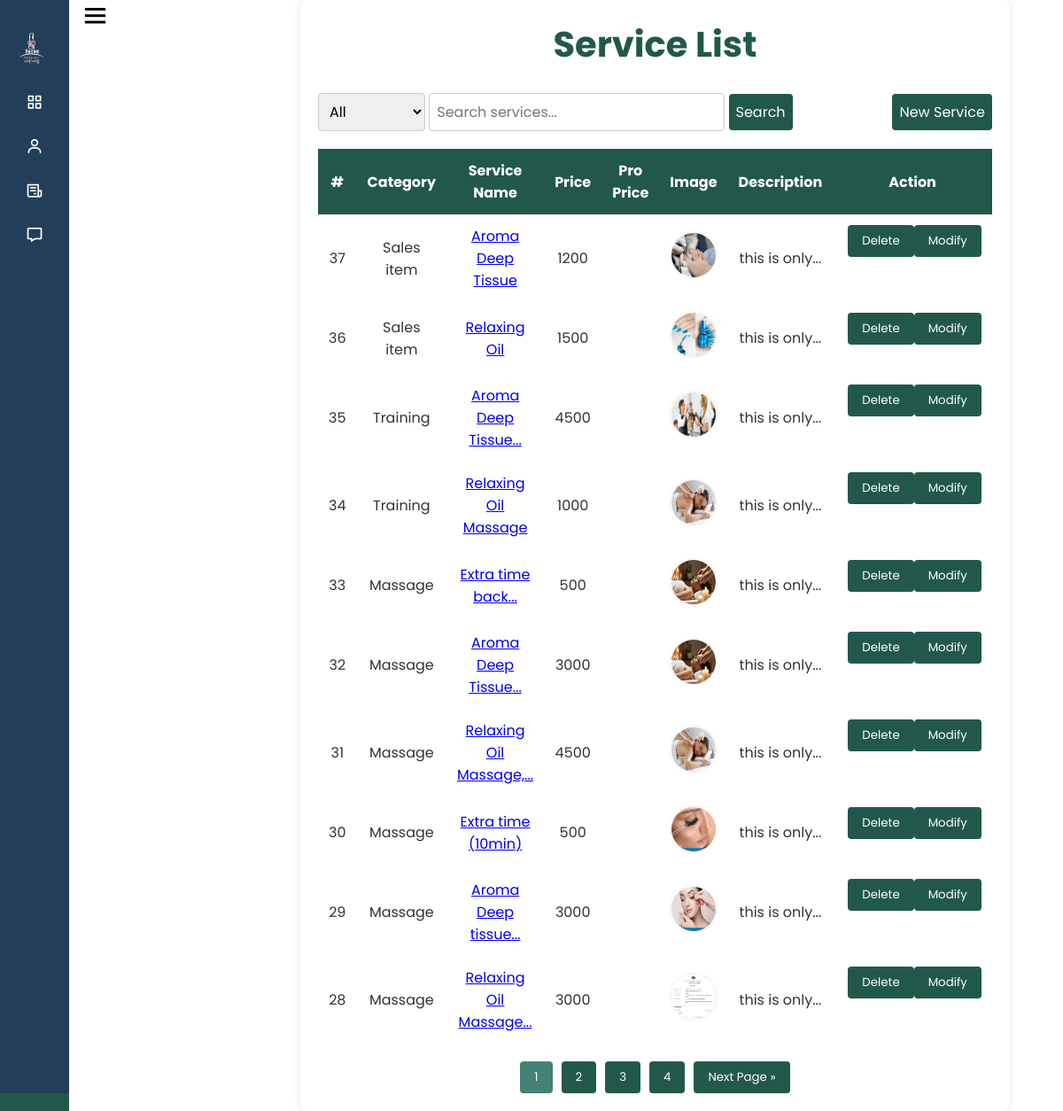
/service_list.php, run on the app's committed database.
### tables this page shows
CREATE TABLE IF NOT EXISTS `service_item` (
  `si_no` int(11) NOT NULL AUTO_INCREMENT,
  `si_cat` varchar(255) DEFAULT NULL,
  `si_service_name` varchar(50) NOT NULL,
  `si_price` int(11) NOT NULL,
  `si_promotion_price` int(11) DEFAULT NULL,
  `si_image1` varchar(255) DEFAULT NULL,
  `si_image2` varchar(255) DEFAULT NULL,
  `si_image3` varchar(255) DEFAULT NULL,
  `si_ext1` varchar(255) DEFAULT NULL,
  `si_ext2` varchar(255) DEFAULT NULL,
  `si_ext3` varchar(255) DEFAULT NULL,
  `si_description` text NOT NULL,
  `si_show` tinyint(1) DEFAULT '0',
  PRIMARY KEY (`si_no`)
);

### service_list.php (the view, shortened to what this page needs)
<?php
include 'common.php';
function truncateDescription($description, $wordLimit = 10) {
    $words = explode(' ', $description);
    if (count($words) > $wordLimit) {
        return implode(' ', array_slice($words, 0, $wordLimit)) . '...';
    }
    return $description;
}
function getEffectivePrice($service_no, $conn) {
    $stmt = $conn->prepare("
        SELECT p.p_s_date, p.p_e_date, p.status, si.si_price, ps.pro_s_price
        FROM promotion p
        JOIN pro_service ps ON p.p_no = ps.pro_p_no
        JOIN service_item si ON ps.pro_si_no = si.si_no
        WHERE ps.pro_si_no = ?
        LIMIT 1
    ");
    $stmt->bind_param("i", $service_no);
    $stmt->execute();
    $result = $stmt->get_result();
    return null;
}
?>
<!DOCTYPE html>
<html lang="en">
<head>
    <link rel="stylesheet" href="./css/service_list.css">
</head>
<body>
<?php include "side_bar.php"; ?>
<div class="container">
    <h1>Service List</h1>
    <br>
    <div class="header">
        <form method="GET" action="service_list.php">
            <select name="category">
                <option value="all">All</option>
            </select>
            <input type="text" name="search" id="search" placeholder="Search services..." oninput="validateSearchInput()">
            <button type="submit" style="color:22584b;">Search</button>
        </form>
        <a href="service_new.php"><button class="new-service">New Service</button></a>
    </div>
    <table>
        <thead>
            <tr>
                <th>#</th>
                <th>Category</th>
                <th>Service Name</th>
                <th>Price</th>
                <th>Pro Price</th>
                <th>Image</th>
                <th>Description</th>
                <th>Action</th>
            </tr>
        </thead>
        <tbody>
            <?php
            $category_map = [
                'S' => 'Sales item',
                'N' => 'Nail',
                'P' => 'Pedicure',
                'E' => 'Eyelashes',
                'M' => 'Massage',
                'T' => 'Training'
            ];
            $page = isset($_GET['page']) ? (int)$_GET['page'] : 1;
            $results_per_page = 10;
            $offset = ($page - 1) * $results_per_page;
            $category = isset($_GET['category']) ? $_GET['category'] : 'all';
            $search = isset($_GET['search']) ? $_GET['search'] : '';
            $conditions = [];
            $where_clause = count($conditions) > 0 ? 'WHERE ' . implode(' AND ', $conditions) : '';
            $total_sql = "SELECT COUNT(*) AS total FROM service_item $where_clause";
            $total_result = $conn->query($total_sql);
            if ($total_result) {
                $total_row = $total_result->fetch_assoc();
                $total_records = $total_row['total'];
                $total_pages = ceil($total_records / $results_per_page);
            } else {
                echo "<tr><td colspan='8'>Error: " . $conn->error . "</td></tr>";
                exit();
            }
            function truncateServiceName($serviceName, $wordLimit = 3) {
                $words = explode(' ', $serviceName);
                if (count($words) > $wordLimit) {
                    return implode(' ', array_slice($words, 0, $wordLimit)) . '...';
                }
                return $serviceName;
            }
                $sql = "SELECT si_no, si_cat, si_service_name, si_price, si_promotion_price, si_image1, si_image2, si_image3, si_description
                FROM service_item $where_clause
                ORDER BY si_no DESC
                LIMIT $results_per_page
                OFFSET $offset";
                $result = $conn->query($sql);
                $display_order = $total_records - $offset;
                if ($result) {
                    if ($result->num_rows > 0) {
                        while($row = $result->fetch_assoc()) {
                            $effective_price = getEffectivePrice($row['si_no'], $conn);
                            echo "<tr>";
                            echo "<td>" . $display_order . "</td>";
                            echo "<td>" . $category_map[$row["si_cat"]] . "</td>";
                            $truncatedServiceName = truncateServiceName($row["si_service_name"]);
                            echo '<td><a href="service_view.php?id=' . $row["si_no"] . '">' . $truncatedServiceName . '</a></td>';
                            echo "<td>" . $row["si_price"] . "</td>";
                            echo "<td>" . $effective_price . "</td>";
                            echo '<td><img src="' . $row["si_image1"] . '" alt="Service Image"></td>';
                            echo "<td class='description-cell'>" . truncateDescription($row["si_description"], 3) . "</td>";
                            echo '<td style="display: flex;"><button class="del" onclick="confirmDelete(' . $row["si_no"] . ')">Delete</button> <button class="modify">
                                   <a href="./service_modify.php?id='. $row["si_no"] . '">Modify</a></button></td>';
                            echo "</tr>";
                            $display_order--;
                        }
                    } else {
                        echo "<tr><td colspan='8'>No results found</td></tr>";
                    }
                } else {
                    echo "<tr><td colspan='8'>Error: " . $conn->error . "</td></tr>";
                }
            ?>
        </tbody>
    </table>
    <div class="pagination">
        <?php
        for ($i = 1; $i <= $total_pages; $i++) {
            if ($i == $page) {
                echo '<button class="active">' . $i . '</button>';
            } else {
                echo '<a href="service_list.php?page=' . $i . '&category=' . $category . '&search=' . $search . '"><button>' . $i . '</button></a>';
            }
        }
        if ($page < $total_pages) {
            echo '<a href="service_list.php?page=' . ($page + 1) . '&category=' . $category . '&search=' . $search . '"><button>Next Page &raquo;</button></a>';
        }
        ?>
    </div>
</div>
</body>
</html>

### side_bar.php (shortened to what this page needs)
<!DOCTYPE html>
<html lang="en" dir="ltr">
<head>
    <link href="https://unpkg.com/boxicons@2.0.7/css/boxicons.min.css" rel="stylesheet">
    <link rel="stylesheet" href="./css/side_bar.css">
</head>
<body data-role="<?php echo $_SESSION['role']; ?>">
    <div class="sidebar close">
        <div class="logo-details">
            <img src="./images/logo02.png" alt="" width="40px" height="40px" style="margin-top:50px; margin-left: 20px">
            <span class="logo_name" style="margin-top:65px; margin-left: 5px">SHINE NAIL&LASH</span><br><br>
        </div>
        <ul class="nav-links">
            <li>
                <a href="main.php">
                    <i class='bx bx-grid-alt'></i>
                </a>
            </li>
            <li>
                <div class="iocn-link">
                    <a href="customer_list.php">
                        <i class='bx bx-user'></i>
                    </a>
                </div>
            </li>
            <li>
                <div class="iocn-link">
                    <a href="#">
                        <i class='bx bx-receipt'></i>
                    </a>
                </div>
            </li>
            <li>
                <a href="feedback_main.php">
                    <i class='bx bx-message'></i>
                </a>
            </li>
            <li>
                <div class="profile-details">
                </div>
            </li>
        </ul>
    </div>
    <section class="home-section">
        <div class="home-content">
            <i class='bx bx-menu'></i>
        </div>
    </section>
</body>
</html>

### css/service_list.css (style rules this page uses)
.container { width: 80%; margin: 0px; margin-left:280px; background-color: #fff; padding: 20px; border-radius: 8px; box-shadow: 0 0 10px rgba(0, 0, 0, 0.1); }
h1 { text-align: center; font-size: 40px; color: #22584b; }
.header { display: flex; justify-content: space-between; align-items: center; margin-bottom: 20px; }
.header select, .header input, .header button { padding: 8px; font-size: 16px; border: 1px solid #ccc; border-radius: 4px; outline: none; }
.header button { background-color: #22584b; color: #fff; border: none; cursor: pointer; transition: background-color 0.3s ease; }
.new-service { padding: 10px 20px; font-size: 16px; background-color: #22584b; color: #fff; border: none; border-radius: 4px; cursor: pointer; transition: background-color 0.3s ease; float: left; }
table { width: 100%; border-collapse: collapse; margin-bottom: 20px; }
th, td { padding: 12px; text-align: center; }
th { background-color: #22584b; color: #fff; }
td { background-color: #fff; color: #333; }
td img { width: 50px; height: 50px; border-radius: 50%; box-shadow: 0 0 5px rgba(0, 0, 0, 0.1); }
button { padding: 8px 16px; cursor: pointer; border: none; border-radius: 4px; color: #fff; transition: background-color 0.3s ease; }
button.del { background-color: #22584b; margin-left: 5px; }
button.modify { background-color: #22584b; }
button.modify a { background-color: #22584b; text-decoration: none; color: white; }
.pagination { text-align: center; margin-top: 20px; }
.pagination button { padding: 8px 16px; margin: 0 5px; cursor: pointer; border: none; border-radius: 4px; color: white; transition: background-color 0.3s ease; background-color: #22584b; }
.pagination button.active, .pagination button:hover { background-color: #448275; color: #fff; }

### css/side_bar.css (style rules this page uses)
* { margin: 0; padding: 0; box-sizing: border-box; font-family: 'Poppins', sans-serif; }
body { display: flex; margin-right: 10%; }
.sidebar { position: fixed; top: 0; left: 0; height: 100%; width: 260px; background-color: #223e58; z-index: 100; transition: all 0.5s ease; }
.sidebar.close { width: 78px; }
.sidebar .logo-details { height: 60px; width: 100%; display: flex; align-items: center; position: relative; }
.sidebar .nav-links { height: 100%; padding: 30px 0 150px 0; overflow: auto; }
.sidebar.close .nav-links { overflow: visible; }
.sidebar .nav-links li { position: relative; list-style: none; transition: all 0.4s ease; }
.sidebar .nav-links li .iocn-link { display: flex; align-items: center; justify-content: space-between; }
.sidebar.close .nav-links li .iocn-link { display: block; }
.sidebar .nav-links li i { height: 50px; min-width: 78px; text-align: center; line-height: 50px; color: #fff; font-size: 20px; cursor: pointer; transition: all 0.3s ease; }
.sidebar .nav-links li a { display: flex; align-items: center; text-decoration: none; }
.sidebar .profile-details { position: fixed; bottom: 0; width: 260px; display: flex; align-items: center; justify-content: space-between; background: #22584b; padding: 12px 0; transition: all 0.5s ease; padding: 10px; }
.sidebar.close .profile-details { width: 78px; }
.home-section { position: relative; left: 260px; transition: all 0.5s ease; z-index: inherit; }
.sidebar.close ~ .home-section { left: 78px; }
.home-section .home-content { display: flex; align-items: center; }
.home-section .home-content .bx-menu, .home-section .home-content .text { color: black; font-size: 35px; z-index: 5; }
.home-section .home-content .bx-menu { margin: 0 12px; cursor: pointer; }
.home-section .home-content .bx-menu { display: block; transition: all 0.5s ease; }
.sidebar.close ~ .home-section .home-content .bx-menu { display: block; }

### data on the page
service_item: si_cat "Sales item", si_service_name "Aroma Deep Tissue", si_price "1200", si_image1 (picture), si_description "this is only..."
service_item: si_cat "Sales item", si_service_name "Relaxing Oil", si_price "1500", si_image1 (picture), si_description "this is only..."
service_item: si_cat "Training", si_service_name "Aroma Deep Tissue...", si_price "4500", si_image1 (picture), si_description "this is only..."
service_item: si_cat "Training", si_service_name "Relaxing Oil Massage", si_price "1000", si_image1 (picture), si_description "this is only..."
service_item: si_cat "Massage", si_service_name "Extra time back...", si_price "500", si_image1 (picture), si_description "this is only..."
service_item: si_cat "Massage", si_service_name "Aroma Deep Tissue...", si_price "3000", si_image1 (picture), si_description "this is only..."
service_item: si_cat "Massage", si_service_name "Relaxing Oil Massage,...", si_price "4500", si_image1 (picture), si_description "this is only..."
service_item: si_cat "Massage", si_service_name "Extra time (10min)", si_price "500", si_image1 (picture), si_description "this is only..."
service_item: si_cat "Massage", si_service_name "Aroma Deep tissue...", si_price "3000", si_image1 (picture), si_description "this is only..."
service_item: si_cat "Massage", si_service_name "Relaxing Oil Massage...", si_price "3000", si_image1 (picture), si_description "this is only..."
